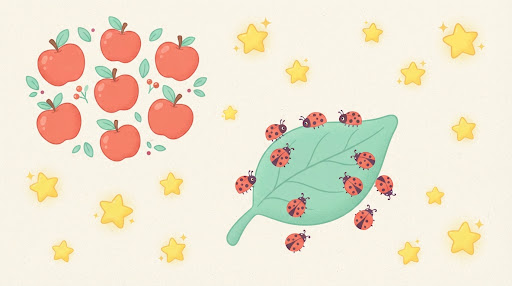
#> input picture services/gateway/tests/fixtures/courses/dev-sample-dem-tao/v1/assets/so-den-10.jpg, 512 x 286 px
$ python -i photo.py   (imports and definitions only)   (older library calls are emulated)
#> lines starting #> are read from the running program, lines starting #| are printed output that depends on the picture; after the words box and inside, x2 and y2 are one past the last pixel; in counts of white or black regions, pixels touching at a corner belong together
"""Photo handling for Q&A: decode (EXIF rotation, HEIC when pillow-heif is installed), cap the size, and the deterministic
quality check (blur, darkness, cut-off areas, resolution, skew).

The check is copied from services/course-builder (mentor_course_builder.quality.deterministic_check): importing that package
pulls docling/torch, so only these small pure functions are duplicated here. numpy, opencv and pillow are imported lazily;
if they are missing the check is skipped (no reasons) and the vision model alone judges the photo.
"""

from __future__ import annotations

import io
import logging
from dataclasses import dataclass, field

log = logging.getLogger(__name__)

try:  # optional: see module docstring
    import cv2
    import numpy as np
    from PIL import Image, ImageOps

    HAVE_IMAGING = True
except ImportError:  # pragma: no cover - depends on the environment
    HAVE_IMAGING = False

MAX_SIDE = 2200

# --- thresholds (tuned on synthetic + rendered pages, see tests/test_quality.py and the P3-A report) -------------------
ANALYSIS_WIDTH = 1000  # every image is resized to this width before measuring, so metrics do not depend on megapixels
MIN_SIDE_PX = 600  # shorter side below this: too small to read body text
MIN_LONG_SIDE_PX = 900
BLUR_VAR_MIN = 60.0  # variance of Laplacian at ANALYSIS_WIDTH; clean text pages are >> 300, blurred < 40
MIN_INK_FRACTION = 0.004  # blur is only judged when the page has some content (a blank sheet is not "blurry")
DARK_P95_MAX = 110  # 95th percentile of gray below this: even the brightest areas are dim
LOW_RANGE_MAX = 45  # p99 - p1 below this: washed out / no contrast
BLACK_PIXEL = 35  # gray level counted as "black"
BLACK_AREA_MAX = 0.20  # fraction of the page that is near-black (on a page that is otherwise bright)
BRIGHT_BLOCKS_MIN = 0.15  # cut-off black only counts on a page that also has bright (paper) areas
BLACK_BLOCK_STD = 10  # a block counts as cut-off black when its mean is dark and flat
SKEW_MAX_DEG = 20.0  # text lines rotated more than this are flagged
HOPELESS_BLUR_VAR = 8.0  # Laplacian variance: a clean page is > 300, mild blur 60 to 100, this is a smear
HOPELESS_DARK_P95 = 55
MODEL_MIN_FRACTION = 0.7  # readable_fraction below this fails the page


@dataclass
class Deterministic:
    reasons: list[str] = field(default_factory=list)
    metrics: dict[str, float] = field(default_factory=dict)


def load_gray(img: Image.Image) -> tuple[np.ndarray, tuple[int, int]]:
    """Return (gray array resized to ANALYSIS_WIDTH, original (w, h))."""
    if not isinstance(img, Image.Image):
        img = Image.open(img)
    w, h = img.size
    rgb = img.convert("RGB")
    if w != ANALYSIS_WIDTH:
        rgb = rgb.resize((ANALYSIS_WIDTH, max(1, round(h * ANALYSIS_WIDTH / w))), Image.LANCZOS)
    return cv2.cvtColor(np.asarray(rgb), cv2.COLOR_RGB2GRAY), (w, h)


def _profile_score(canvas: np.ndarray, angle: float) -> float:
    side = canvas.shape[0]
    m = cv2.getRotationMatrix2D((side / 2, side / 2), angle, 1.0)
    prof = cv2.warpAffine(canvas, m, (side, side), flags=cv2.INTER_NEAREST).sum(axis=1).astype(np.float64)
    return float(np.var(np.diff(prof)))


def _skew_angle(gray: np.ndarray) -> float | None:
    """Text-line angle in degrees via projection-profile search; None when there is too little text."""
    small = cv2.resize(gray, (320, max(1, round(gray.shape[0] * 320 / gray.shape[1]))), interpolation=cv2.INTER_AREA)
    _, bw = cv2.threshold(small, 0, 255, cv2.THRESH_BINARY_INV | cv2.THRESH_OTSU)
    frac = bw.mean() / 255
    if frac < 0.01 or frac > 0.5:
        return None
    h, w = bw.shape
    side = int(np.hypot(h, w)) + 2
    canvas = np.zeros((side, side), np.uint8)
    y0, x0 = (side - h) // 2, (side - w) // 2
    canvas[y0 : y0 + h, x0 : x0 + w] = bw
    best, best_a = -1.0, 0.0
    for a in np.arange(-45, 45.1, 3.0):
        s = _profile_score(canvas, float(a))
        if s > best:
            best, best_a = s, float(a)
    for a in np.arange(best_a - 2.5, best_a + 2.6, 0.5):
        s = _profile_score(canvas, float(a))
        if s > best:
            best, best_a = s, float(a)
    return -best_a


def deterministic_check(img: Image.Image) -> Deterministic:
    gray, (w, h) = load_gray(img)
    res = Deterministic()
    m = res.metrics
    m["width"], m["height"] = float(w), float(h)
    m["laplacian_var"] = float(cv2.Laplacian(gray, cv2.CV_64F).var())
    # p0.1 not p1: a page with one short problem has under 1% ink, p1 would still be paper and read as "no contrast"
    p1, p95, p99 = (float(np.percentile(gray, q)) for q in (0.1, 95, 99))
    m["mean_brightness"], m["p95_brightness"], m["dynamic_range"] = float(gray.mean()), p95, p99 - p1
    # 16 x 16 block map: a block is "cut-off black" when it is dark and flat
    bh, bw_ = gray.shape[0] // 16, gray.shape[1] // 16
    blocks = gray[: bh * 16, : bw_ * 16].reshape(16, bh, 16, bw_).swapaxes(1, 2).reshape(16, 16, -1)
    dark_blocks = (blocks.mean(axis=2) < BLACK_PIXEL + 10) & (blocks.std(axis=2) < BLACK_BLOCK_STD)
    m["black_area"] = float(dark_blocks.mean())
    bright_blocks = float((blocks.mean(axis=2) > 150).mean())
    # ink: dark pixels relative to the local paper level; only used to decide whether blur can be judged
    ink = cv2.adaptiveThreshold(gray, 255, cv2.ADAPTIVE_THRESH_MEAN_C, cv2.THRESH_BINARY_INV, 31, 15)
    m["ink_fraction"] = float((ink > 0).mean())

    if min(w, h) < MIN_SIDE_PX or max(w, h) < MIN_LONG_SIDE_PX:
        res.reasons.append("low_resolution")
    if p95 < DARK_P95_MAX:
        res.reasons.append("too_dark")
    elif p99 - p1 < LOW_RANGE_MAX:
        res.reasons.append("blank_page" if m["ink_fraction"] < MIN_INK_FRACTION else "low_contrast")
    if bright_blocks >= BRIGHT_BLOCKS_MIN and m["black_area"] > BLACK_AREA_MAX:
        res.reasons.append("missing_area")
    exposure_ok = not {"too_dark", "low_contrast", "blank_page"} & set(res.reasons)
    if exposure_ok and m["black_area"] <= BLACK_AREA_MAX and m["ink_fraction"] >= MIN_INK_FRACTION and m["laplacian_var"] < BLUR_VAR_MIN:
        res.reasons.append("blurry")
    if exposure_ok:
        a = _skew_angle(gray)
        m["skew_deg"] = a if a is not None else 0.0
        if a is not None and abs(a) > SKEW_MAX_DEG:
            res.reasons.append("skewed")
    return res


REASON_TEXT = {
    "blurry": ("ảnh bị mờ", "the photo is blurry"),
    "too_dark": ("ảnh quá tối", "the photo is too dark"),
    "low_contrast": ("ảnh bị nhạt hoặc cháy sáng", "the photo is washed out or overexposed"),
    "missing_area": ("mất một phần trang (vùng đen hoặc bị cắt)", "part of the page is cut off or black"),
    "low_resolution": ("ảnh quá nhỏ", "the photo resolution is too low"),
    "skewed": ("ảnh bị nghiêng nhiều", "the page is strongly tilted"),
    "blank_page": ("không thấy nội dung trong ảnh", "no content is visible in the photo"),
}


def open_image(data: bytes) -> Image.Image:
    """Decode with EXIF rotation applied. Raises ValueError when the bytes are not an image."""
    try:
        try:
            from pillow_heif import register_heif_opener

            register_heif_opener()
        except ImportError:
            pass
        img = Image.open(io.BytesIO(data))
        img.load()
        return ImageOps.exif_transpose(img).convert("RGB")
    except Exception as e:
        raise ValueError(f"not an image: {e}") from e


def to_jpeg(img: Image.Image, max_side: int = MAX_SIDE) -> bytes:
    if max(img.size) > max_side:
        s = max_side / max(img.size)
        img = img.resize((round(img.width * s), round(img.height * s)), Image.LANCZOS)
    buf = io.BytesIO()
    img.save(buf, "JPEG", quality=88)
    return buf.getvalue()


def hopeless(det: Deterministic) -> bool:
    """Blur or darkness so strong that reading is pointless: skip the (slow) vision call and ask for a retake."""
    m = det.metrics
    blur = "blurry" in det.reasons and m.get("laplacian_var", 1e9) < HOPELESS_BLUR_VAR
    dark = "too_dark" in det.reasons and m.get("p95_brightness", 255) < HOPELESS_DARK_P95
    return blur or dark


def check_photo(img: Image.Image) -> Deterministic:
    return deterministic_check(img) if HAVE_IMAGING else Deterministic()

>>> from PIL import Image
>>> picture = Image.open('../../../tests/fixtures/courses/dev-sample-dem-tao/v1/assets/so-den-10.jpg')
#> picture is the input picture: PIL image 512x286 RGB; mean R, G, B 238.2, 228.6, 209.6
>>> result = deterministic_check(picture)
#> in deterministic_check, `gray, (w, h) = load_gray(img)`:
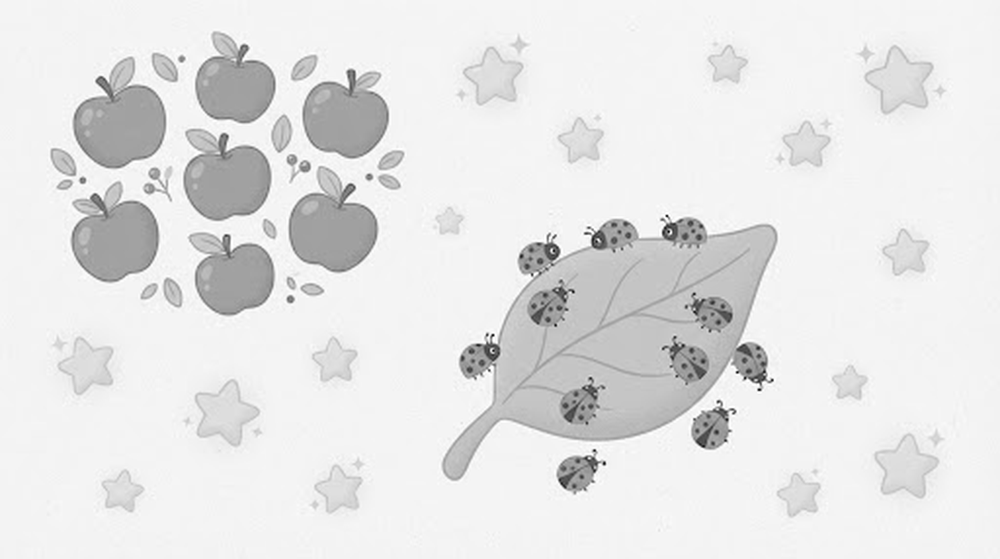
#> gray: shape (559, 1000); min 2, max 255, mean 229.3
#> in deterministic_check, `gray, (w, h) = load_gray(img)`: w = 512; h = 286
#> in deterministic_check, `p1, p95, p99 = (float(np.percentile(gray, q)) for q in (0.1, 95, 99))`: p1 = 70; p95 = 245; p99 = 248
#> in deterministic_check, `bright_blocks = float((blocks.mean(axis=2) > 150).mean())`: bright_blocks = 1
#> in deterministic_check, `ink = cv2.adaptiveThreshold(gray, 255, cv2.ADAPTIVE_THRESH_MEAN_C, cv2..`:
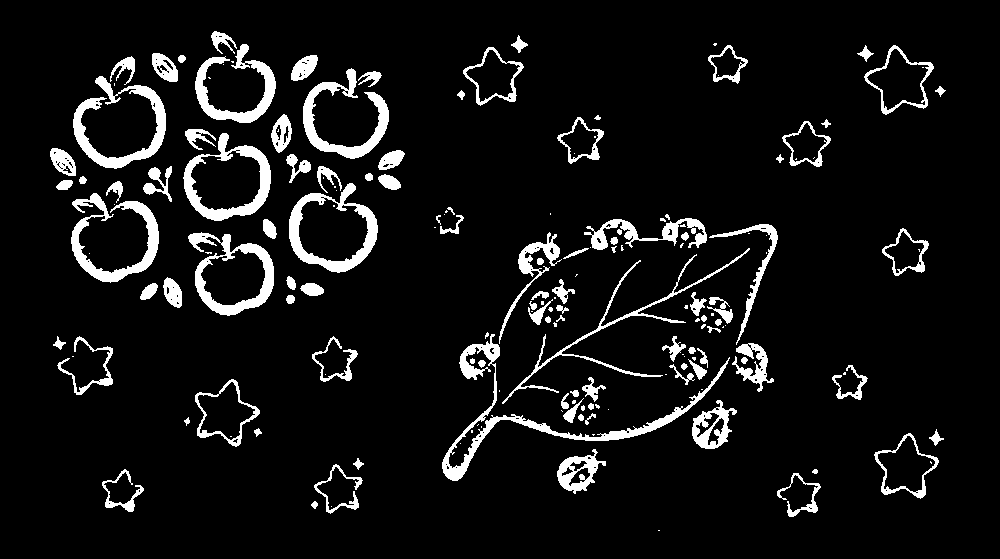
#> ink: shape (559, 1000); 7.6% white; 173 white regions (69 under 20 px), largest, box (x1, y1, x2, y2) and area: (442, 334, 730, 481) 3355, (73, 76, 166, 169) 2361, (71, 193, 159, 283) 2308
#> in _skew_angle, `_, bw = cv2.threshold(small, 0, 255, cv2.THRESH_BINARY_INV | cv2.THRES..`:
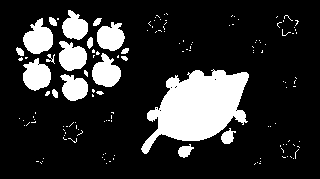
#> bw: shape (179, 320); 18.2% white; 142 white regions (123 under 20 px), largest, box (x1, y1, x2, y2) and area: (141, 69, 249, 154) 5164, (23, 18, 53, 54) 701, (23, 58, 51, 91) 647
#> in _skew_angle, `frac = bw.mean() / 255`: frac = 0.182
#> in _skew_angle, `canvas[y0 : y0 + h, x0 : x0 + w] = bw`:
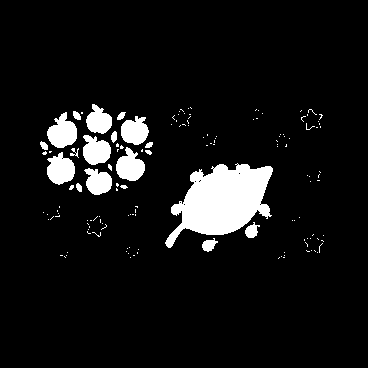
#> canvas: shape (368, 368); 7.7% white; 142 white regions (123 under 20 px), largest, box (x1, y1, x2, y2) and area: (165, 163, 273, 248) 5164, (47, 112, 77, 148) 701, (47, 152, 75, 185) 647
#> the loop in _skew_angle, `for a in np.arange(-45, 45.1, 3.0):` made 31 passes
#> (s, best, best_a) on passes 1, 3, 6, 22: (770732.3, 770732.3, -45), (806522.6, 806522.6, -39), (884836.1, 884836.1, -30), (894049.5, 894049.5, 18)
#> s on passes 2, 4, 5, 7, 8, 9: 699506, 745927.1, 783843.6, 879520.7, 789159, 801915.9
#> after the loop in _skew_angle, `for a in np.arange(-45, 45.1, 3.0):`: best = 894049.5; best_a = 18
#> the loop in _skew_angle, `for a in np.arange(best_a - 2.5, best_a + 2.6, 0.5):` made 11 passes
#> (s, best, best_a) on passes 3, 5, 8, 9: (925233.1, 925233.1, 16.5), (936927, 936927, 17.5), (955708, 955708, 19), (958542.9, 958542.9, 19.5)
#> s on passes 1, 2, 4, 6, 7, 10: 775693.3, 768960.5, 914956.7, 894049.5, 866763.8, 797309.3
#> after the loop in _skew_angle, `for a in np.arange(best_a - 2.5, best_a + 2.6, 0.5):`: best = 958542.9; best_a = 19.5
#> in deterministic_check, `a = _skew_angle(gray)`: a = -19.5
